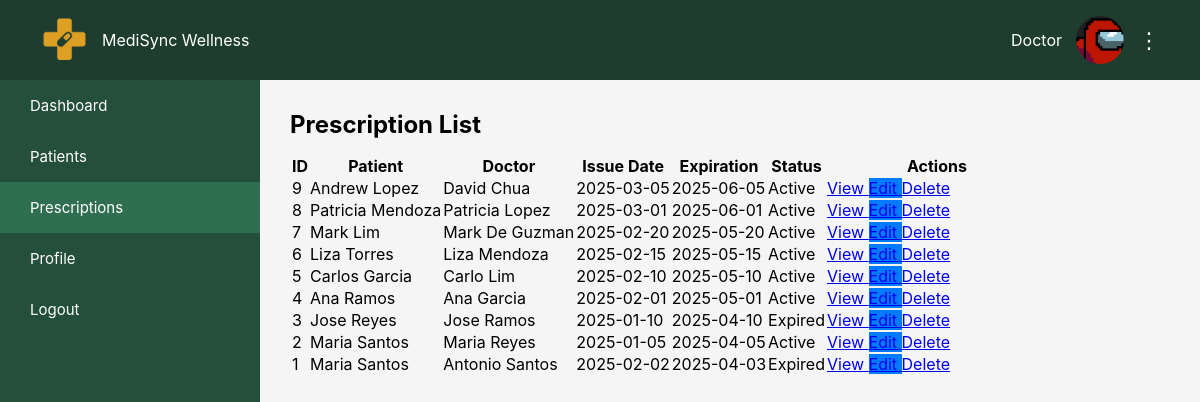
/backend/DISTRIBUTE_TO_APPROPRIATE_FILES/doctor/view_prescription.php, run on an earlier commit of the app's database.
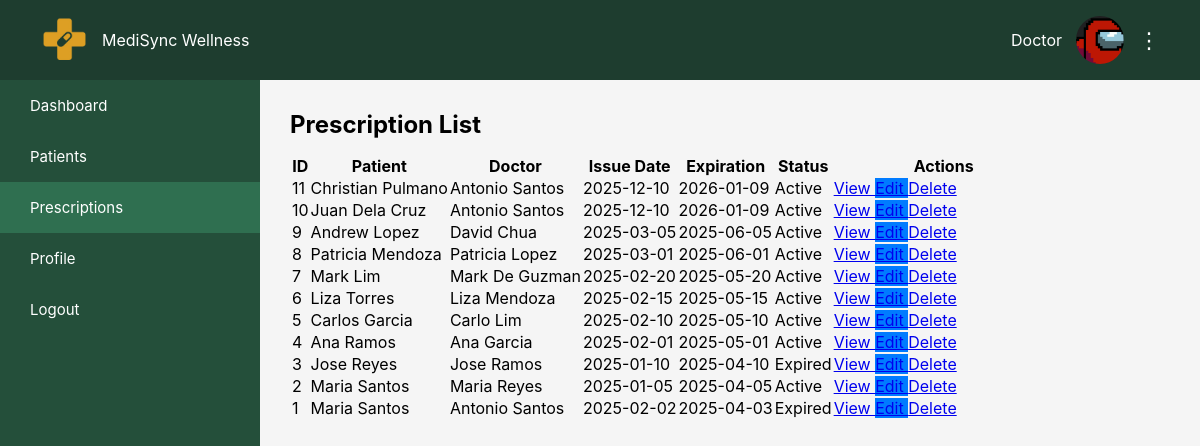
And on a later commit of the database.
### tables this page shows
CREATE TABLE IF NOT EXISTS `prescription` (
  `prescriptionID` int NOT NULL AUTO_INCREMENT,
  `patientID` int NOT NULL,
  `issueDate` date NOT NULL,
  `expirationDate` date NOT NULL,
  `status` text NOT NULL,
  `doctorID` int NOT NULL,
  PRIMARY KEY (`prescriptionID`),
  KEY `patientID` (`patientID`),
  KEY `fk_prescription_doctor` (`doctorID`)
);

CREATE TABLE IF NOT EXISTS `patient` (
  `patientID` int NOT NULL AUTO_INCREMENT,
  `firstName` text NOT NULL,
  `lastName` text NOT NULL,
  `password` varchar(255) NOT NULL,
  `birthDate` date NOT NULL,
  `gender` text NOT NULL,
  `contactNumber` varchar(10) DEFAULT NULL,
  `address` text NOT NULL,
  `email` text NOT NULL,
  `doctorID` int DEFAULT NULL,
  `healthCondition` text,
  `allergies` text,
  `currentMedication` text,
  `knownDiseases` text,
  PRIMARY KEY (`patientID`),
  KEY `fk_patient_doctor` (`doctorID`)
);

CREATE TABLE IF NOT EXISTS `doctor` (
  `doctorID` int NOT NULL AUTO_INCREMENT,
  `firstName` text NOT NULL,
  `lastName` text NOT NULL,
  `password` varchar(255) NOT NULL,
  `specialization` text NOT NULL,
  `licenseNumber` int NOT NULL,
  `email` text NOT NULL,
  `clinicAddress` text NOT NULL,
  `status` enum('active','pending') NOT NULL DEFAULT 'pending',
  PRIMARY KEY (`doctorID`)
);

### backend/DISTRIBUTE_TO_APPROPRIATE_FILES/doctor/view_prescription.php (the view, shortened to what this page needs)
<?php
include('../includes/db_connect.php');
$activePage = 'prescriptions';
$sql = "
    SELECT
        p.prescriptionID,
        p.issueDate,
        p.expirationDate,
        p.status,
        pat.firstName AS patientFirst,
        pat.lastName AS patientLast,
        d.firstName AS doctorFirst,
        d.lastName AS doctorLast
    FROM prescription p
    LEFT JOIN patient pat ON pat.patientID = p.patientID
    LEFT JOIN doctor d ON d.doctorID = p.doctorID
    ORDER BY p.prescriptionID DESC
";
$list = $conn->query($sql);
?>
    <div class="card">
        <h2 style="margin-bottom:15px;">Prescription List</h2>
        <table>
            <thead>
            <tr>
                <th>ID</th>
                <th>Patient</th>
                <th>Doctor</th>
                <th>Issue Date</th>
                <th>Expiration</th>
                <th>Status</th>
                <th style="width:220px;">Actions</th>
            </tr>
            </thead>
            <tbody>
            <?php while ($p = $list->fetch_assoc()): ?>
                <tr>
                    <td><?= $p['prescriptionID'] ?></td>
                    <td>
                        <?= htmlspecialchars($p['patientFirst'] . " " . $p['patientLast']) ?>
                    </td>
                    <td>
                        <?= htmlspecialchars($p['doctorFirst'] . " " . $p['doctorLast']) ?>
                    </td>
                    <td><?= htmlspecialchars($p['issueDate']) ?></td>
                    <td><?= htmlspecialchars($p['expirationDate']) ?></td>
                    <td><?= htmlspecialchars($p['status']) ?></td>
                    <td>
                        <a href="view_patient_prescription.php?id=<?= $p['prescriptionID'] ?>" class="btn">
                            View
                        </a>
                        <a href="edit_prescription.php?id=<?= $p['prescriptionID'] ?>" class="btn" style="background:#007bff;">
                            Edit
                        </a>
                        <a href="delete_prescription.php?id=<?= $p['prescriptionID'] ?>"
                           class="btn btn-danger"
                           onclick="return confirm('Delete this prescription?');">
                            Delete
                        </a>
                    </td>
                </tr>
            <?php endwhile; ?>
            </tbody>
        </table>
    </div>
<?php
$content = ob_get_clean();
include('doctor_standard.php');
?>

### frontend/doctor/doctor_standard.php (shortened to what this page needs)
<?php
$user_name = $_SESSION['user']['name'] ?? 'Doctor';
$activePage = $activePage ?? 'dashboard';
$sidebarItems = $sidebarItems ?? [
    'dashboard'     => 'Dashboard',
    'patients'      => 'Patients',
    'prescriptions' => 'Prescriptions',
    'profile'       => 'Profile',
];
$protocol = (!empty($_SERVER['HTTPS']) && $_SERVER['HTTPS'] !== 'off') ? "https://" : "http://";
$host = $_SERVER['HTTP_HOST'];
$projectFolder = dirname($_SERVER['SCRIPT_NAME']);
$projectFolder = explode('/frontend', $projectFolder)[0];
$baseUrl = rtrim($protocol . $host . $projectFolder, '/');
$cssDoctorBase = rtrim($baseUrl, '/') . '/frontend/css/doctor';
$cssPatientBase = rtrim($baseUrl, '/') . '/frontend/css/patient';
$imgBase = rtrim($baseUrl, '/') . '/assets/images';
?>
<!DOCTYPE html>
<html lang="en">
<head>
    <link rel="stylesheet" href="<?php echo $cssPatientBase; ?>/table.css">
    <link rel="stylesheet" href="<?php echo $cssPatientBase; ?>/layout_standard.css">
    <link rel="stylesheet" href="<?php echo $cssDoctorBase; ?>/doctor_standard.css">
    <?php if ($activePage === 'prescriptions'): ?>
        <link rel="stylesheet" href="<?php echo $cssDoctorBase; ?>/prescriptions.css">
        <link rel="stylesheet" href="<?php echo $cssDoctorBase; ?>/prescription_modal.css">
    <?php endif; ?>
</head>
<body>
<header class="top-navbar">
    <div class="logo">
        <img src="<?php echo $imgBase; ?>/orange_logo.png" alt="Logo" />
        <span>MediSync Wellness</span>
    </div>
    <div class="profile">
        <span><?php echo htmlspecialchars($user_name, ENT_QUOTES, 'UTF-8'); ?></span>
        <img src="<?php echo $imgBase; ?>/user.png" class="avatar" alt="Profile" />
        <div class="menu-icon">⋮</div>
    </div>
</header>
<aside class="sidebar">
    <ul>
        <?php
        foreach ($sidebarItems as $key => $label) {
            $url = $baseUrl . '/frontend/doctor/' . $key . '/' . $key . '.php';
            $activeClass = ($activePage === $key) ? 'active' : '';
            echo "<li class='" . htmlspecialchars($activeClass, ENT_QUOTES, 'UTF-8') . "'>";
            echo "<a href='" . htmlspecialchars($url, ENT_QUOTES, 'UTF-8') . "'>" . htmlspecialchars($label, ENT_QUOTES, 'UTF-8') . "</a>";
            echo "</li>";
        }
        ?>
        <li><a href="<?php echo $baseUrl . '/logout.php'; ?>">Logout</a></li>
    </ul>
</aside>
<main class="content">
    <?php
    echo $content ?? '<h1>Welcome</h1><p>Select an option from the sidebar.</p>';
    ?>
</main>
</body>
</html>

### frontend/css/patient/layout_standard.css (style rules this page uses)
* { margin: 0; padding: 0; box-sizing: border-box; font-family: "Inter", sans-serif; }
body { display: flex; background: #f5f5f5; }
.top-navbar { width: 100%; height: 80px; background: #1e3d2f; color: white; display: flex; justify-content: space-between; align-items: center; padding: 0 40px; position: fixed; top: 0; left: 0; z-index: 100; }
.top-navbar .logo { display: flex; align-items: center; gap: 12px; }
.top-navbar .logo img { width: 50px; height: auto; }
.profile { display: flex; align-items: center; gap: 14px; }
.profile .avatar { width: 48px; height: 48px; border-radius: 50%; object-fit: cover; }
.menu-icon { font-size: 22px; cursor: pointer; }
.sidebar { width: 260px; height: 100vh; background: #244f3a; position: fixed; top: 80px; left: 0; }
.sidebar ul { list-style: none; }
.sidebar li { padding: 16px 30px; transition: background 0.25s ease; }
.sidebar li a { color: white; text-decoration: none; font-size: 15px; display: block; }
.sidebar li.active, .sidebar li:hover { background: #2f6f50; }
.content { margin-left: 260px; margin-top: 80px; padding: 30px; width: calc(100% - 260px); min-height: 100vh; }

What changed in the data, as far as the page shows it:
added prescription: prescriptionID "11", patientID.lastName "Christian Pulmano", doctorID.lastName "Antonio Santos", issueDate "2025-12-10", expirationDate "2026-01-09", status "Active"
added prescription: prescriptionID "10", patientID.lastName "Juan Dela Cruz", doctorID.lastName "Antonio Santos", issueDate "2025-12-10", expirationDate "2026-01-09", status "Active"
